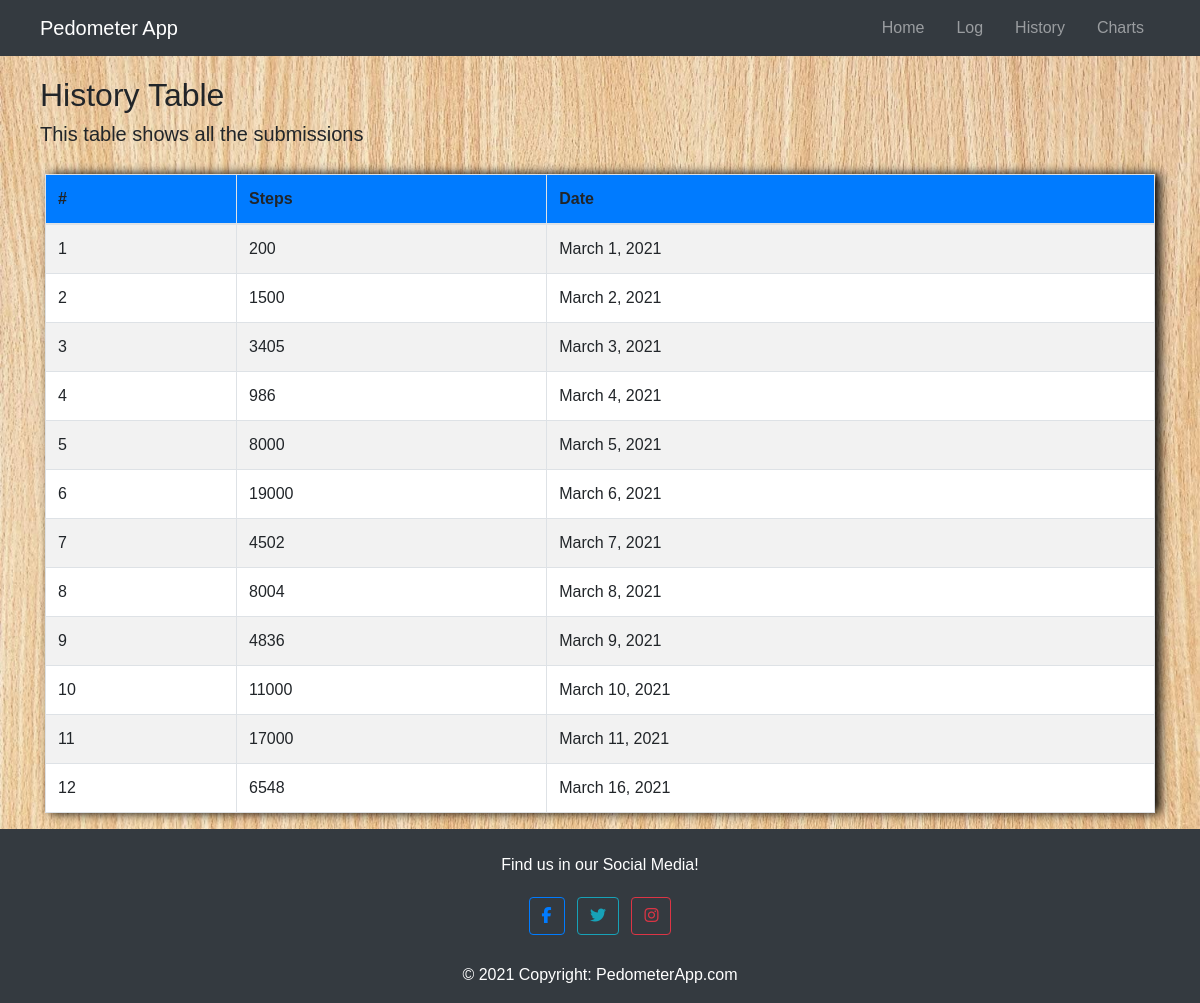
Before: /history/ with the older database file.
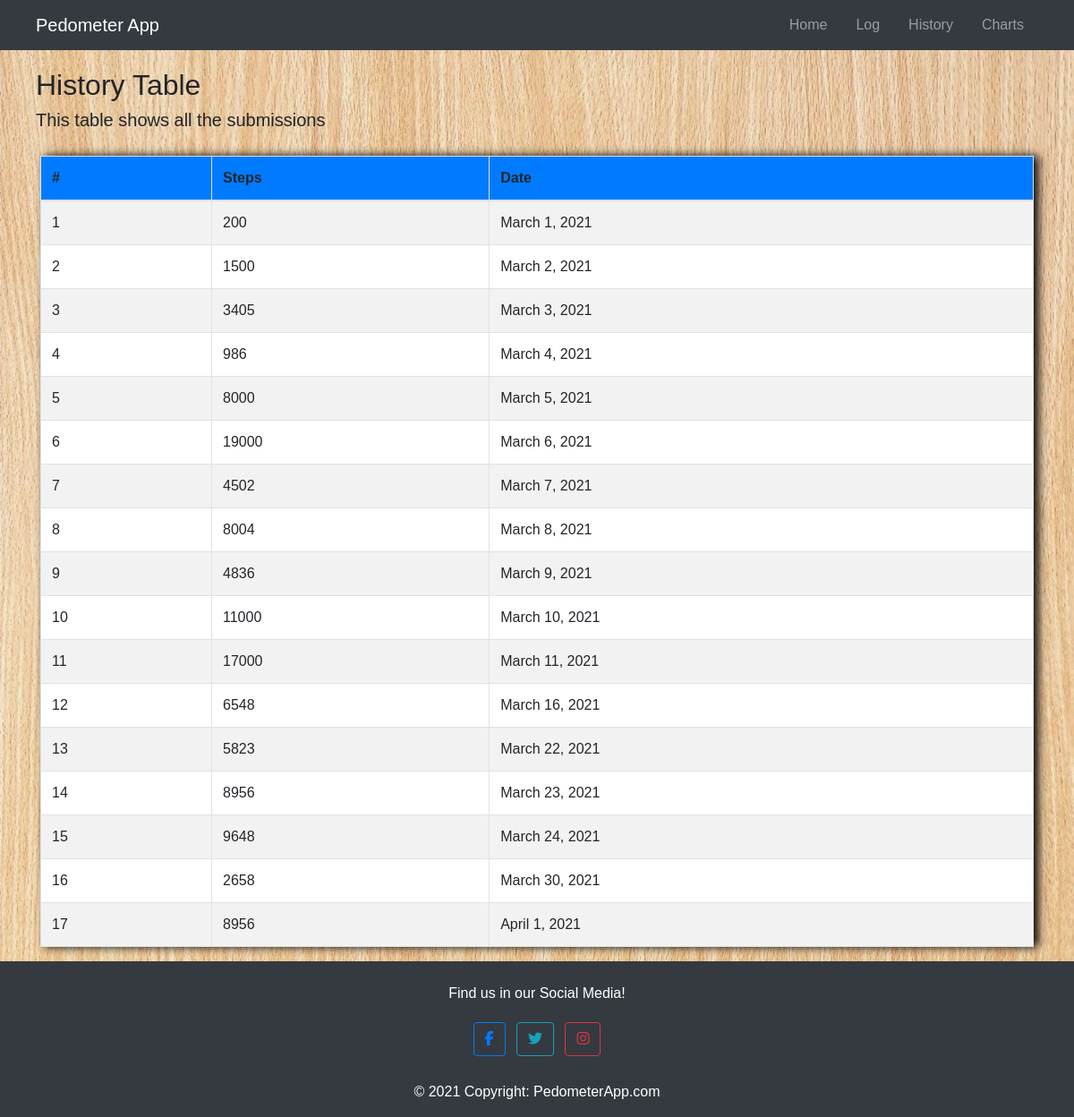
After: the same page with the newer database file.
### pedometer/models.py (models this page shows)
class Pedometer (models.Model):
    steps = IntegerRangeField(min_value=1, max_value=50000)
    date = models.DateField(unique=True)

### pedometer/views.py (the view)
# urls.py: path('history/', history_steps_view, name='history'),
def history_steps_view(request, *args, **kwargs):
    queryset = Pedometer.objects.all()
    my_context = {
        'object_list': queryset
    }
    return render(request, "pedometer/history.html", my_context)

### pedometer/templates/pedometer/history.html
{% extends 'pedometer/base.html' %}
{% block style %}
    <link rel="stylesheet" href="../../static/pedometer/example.css">
{% endblock %}
{% block content %}
<section class="container-fluid bg-history">
    <section class="row justify-content-center">
    <div class="container" id="my-title">
        <h2>History Table</h2>
        <h5>This table shows all the submissions</h5>
    </div>
    <div class="container">
        <table class="table table-striped table-bordered">
        <thead class="thead">
          <tr>
            <th>#</th>
            <th>Steps</th>
            <th>Date</th>
          </tr>
        </thead>
        <tbody>
        {% for instance in object_list %}
            <tr>
            <td>{{ forloop.counter}}</td>
            <td>{{ instance.steps }}</td>
            <td>{{ instance.date }}</td>
            </tr>
        {% endfor %}
        </tbody>
        </table>
    </div>
    </section>
</section>
{% endblock %}

### pedometer/templates/pedometer/base.html (shortened to what this page needs)
<!DOCTYPE html>
<html lang="en">
<head>
    <link rel="stylesheet" href="https://stackpath.bootstrapcdn.com/bootstrap/4.5.2/css/bootstrap.min.css">
    <link rel="stylesheet" href="https://cdnjs.cloudflare.com/ajax/libs/font-awesome/4.7.0/css/font-awesome.min.css">
    <link rel="stylesheet" href="../../static/pedometer/base.css">
    {% block style %} {% endblock %}
</head>
<body>
    {% include 'pedometer/navBar.html' %}
    <div class="my-wrapper">
        {% block content %}{% endblock %}
    </div>
    {% include 'pedometer/footer.html' %}
</body>
</html>

### pedometer/templates/pedometer/navBar.html (shortened to what this page needs)
<nav class="navbar navbar-expand-sm navbar-dark bg-dark">
    <a href="{% url 'home' %}" class="navbar-brand ml-4">Pedometer App</a>
    <div class="collapse navbar-collapse justify-content-between" id="navbarMenu">
        <ul class="navbar-nav ml-auto mr-4">
            <li class="nav-item">
                <a href="{% url 'home' %}" class="nav-link">Home</a>
            </li>
            <li class="nav-item">
                <a href="{% url 'log' %}" class="nav-link">Log</a>
            </li>
            <li class="nav-item">
                <a href="{% url 'history' %}" class="nav-link">History</a>
            </li>
            <li class="nav-item">
                <a href="{% url 'charts' %}" class="nav-link">Charts</a>
            </li>
        </ul>
    </div>
</nav>

### pedometer/templates/pedometer/footer.html
<footer class="bg-dark text-center text-white" >
  <div class="container pt-4">
    <section class="mb-1">
      <p>Find us in our Social Media!</p>
    </section>
    <section class="mb-2">
      <a class="btn btn-outline-primary btn-floating m-1" href="#facebook" role="button">
          <i class="fab fa-facebook-f"></i>
      </a>
      <a class="btn btn-outline-info btn-floating m-1" href="#twitter" role="button">
          <i class="fab fa-twitter"></i>
      </a>
      <a class="btn btn-outline-danger btn-floating m-1" href="#instagram" role="button">
          <i class="fab fa-instagram"></i>
      </a>
    </section>
  </div>
  <div class="text-center p-3">
    © 2021 Copyright:
    <a class="text-white" href="{% url 'home' %}">PedometerApp.com</a>
  </div>
</footer>

### pedometer/static/pedometer/base.css (style rules this page uses)
html,body { height: 100%; margin: 0; font-family: sans-serif; }
.my-wrapper { min-height: 90%; }
@media screen and (min-width: 576px) { .nav-item { margin: 0 8px; } }

### pedometer/static/pedometer/example.css (style rules this page uses)
.bg-history { background: url("images/bg-history.jpg") no-repeat center; width: 100%; height: 100%; background-size: cover; }
body { background: url("images/bg-history.jpg") no-repeat center; width: 100%; height: 100%; background-size: cover; }
.table { background: white; }
.thead { background: #007bff; }
.table { box-shadow: 5px 0 10px 0 #000; }
#my-title { border-radius: 10px; padding: 10px; margin-bottom: 10px; margin-top: 10px; }

Changed rows visible on the page:
added Pedometer: steps "5823", date "March 22, 2021"
added Pedometer: steps "8956", date "March 23, 2021"
added Pedometer: steps "9648", date "March 24, 2021"
added Pedometer: steps "2658", date "March 30, 2021"
added Pedometer: steps "8956", date "April 1, 2021"
